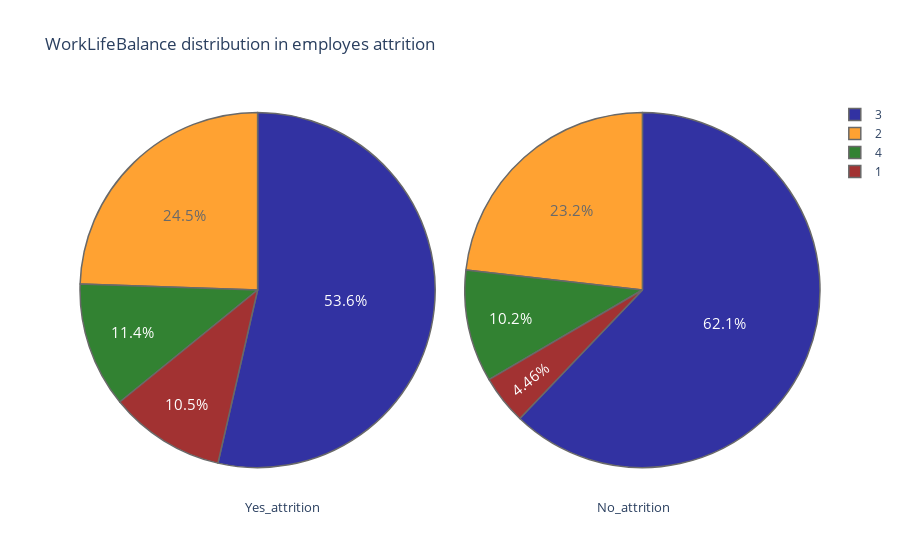

Source (notebook cell):
### Code cell
plot("WorkLifeBalance")

### Figure 1 — Plotly figure (JSON) as saved in the notebook; plotly's stock layout.template omitted (floating-point values rounded to 4 significant figures)
{"data": [{"domain": {"x": [0, 0.48]}, "hoverinfo": "label+percent+name", "labels": [3, 2, 4, 1], "marker": {"colors": ["darkblue", "darkorange", "darkgreen", "darkred", "lightgrey", "orange", "white", "lightpink"], "line": {"width": 1.5}}, "name": "attrition employes", "opacity": 0.8, "textfont": {"size": 15}, "type": "pie", "values": [127, 58, 27, 25]}, {"domain": {"x": [0.52, 1]}, "hoverinfo": "label+percent+name", "labels": [3, 2, 4, 1], "marker": {"colors": ["darkblue", "darkorange", "darkgreen", "darkred", "lightgrey", "orange", "white", "lightpink"], "line": {"width": 1.5}}, "name": "Non attrition employes", "opacity": 0.8, "textfont": {"size": 15}, "type": "pie", "values": [766, 286, 126, 55]}], "layout": {"annotations": [{"font": {"size": 13}, "showarrow": false, "text": "Yes_attrition", "x": 0.22, "y": -0.1}, {"font": {"size": 13}, "showarrow": false, "text": "No_attrition", "x": 0.8, "y": -0.1}], "title": {"text": "WorkLifeBalance distribution in employes attrition "}}}
